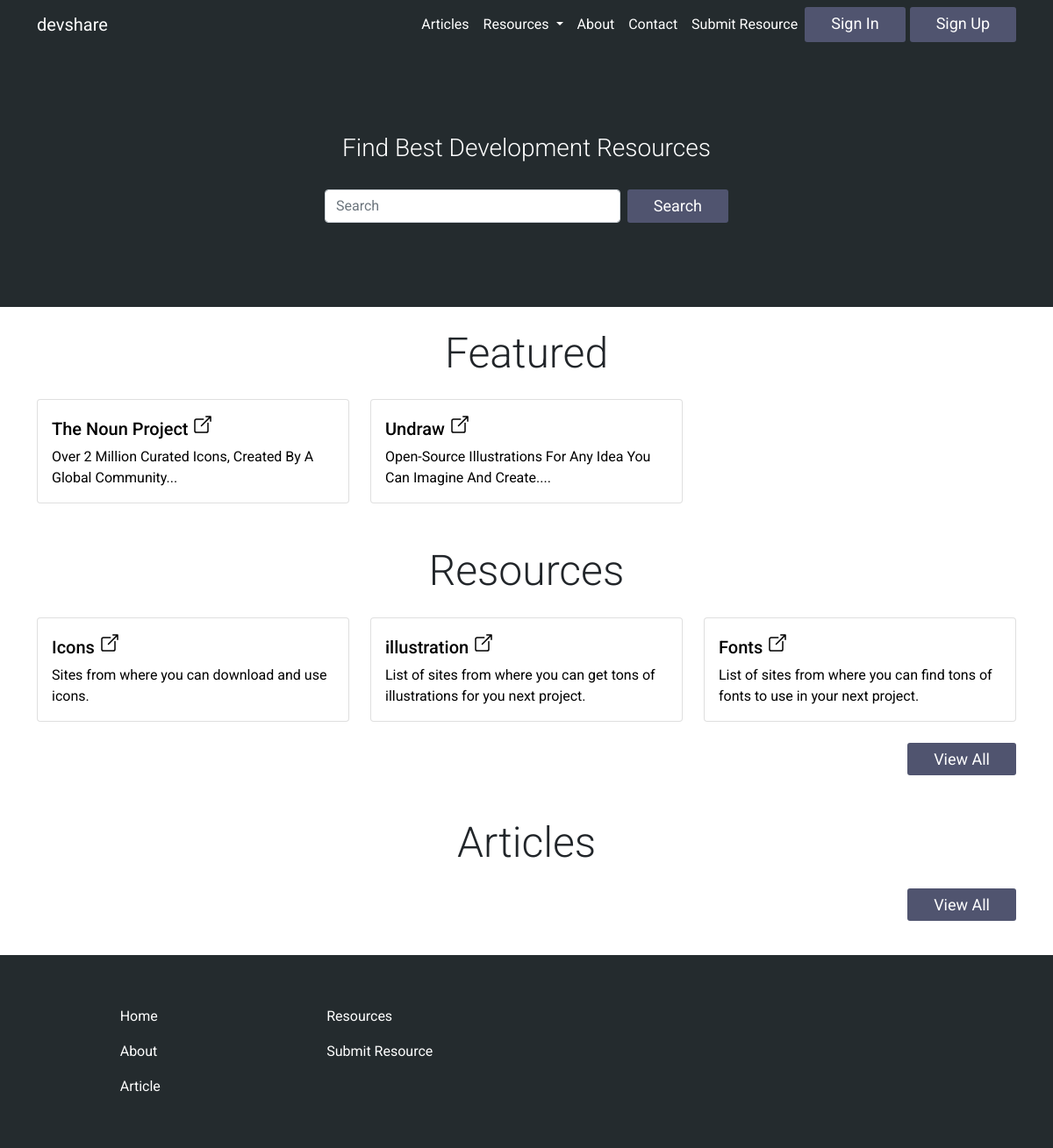
The page / on the database its author committed.
### resource/models.py (models this page shows, shortened)
class Resource(models.Model):
    resource_name = models.CharField(max_length=200)
    resource_slug = models.SlugField(max_length=200, unique=True)
    resource_category = models.ForeignKey(Category, on_delete=models.CASCADE, default=None)
    resource_link = models.URLField(max_length=10000, unique=True)
    resource_info = models.TextField()
    resource_posted_by = models.ForeignKey(User, on_delete=models.CASCADE)
    liked = models.ManyToManyField(User, blank=True, related_name='likes')
    is_featured = models.BooleanField(default=False)
    is_paid = models.BooleanField(default=False)
    on_homepage = models.BooleanField(default=False)
    posted_date = models.DateTimeField(auto_now_add=True)
    updated_on = models.DateTimeField(auto_now=True)
    class Meta:
        verbose_name = 'Resource'
        verbose_name_plural = 'Resource'

class Category(models.Model):
    category_name = models.CharField(max_length=50, unique=True)
    category_name_slug = models.SlugField(max_length=50, unique=True)
    category_info = models.CharField(max_length=500, default=None, blank=False)
    created_date = models.DateTimeField(auto_now_add=True)
    updated_on = models.DateTimeField(auto_now=True)
    class Meta:
        verbose_name = 'Category'
        verbose_name_plural = 'Category'
    def get_url(self):
         return reverse('resource_by_category', args=[self.category_name_slug])

### devshare/views.py (the view)
# urls.py: path('',views.home, name='home'),
def home(request):
    all_category = Category.objects.all()
    featured_reasource = Resource.objects.all().filter(is_featured = True)
    featured_article = Article.objects.all().filter(is_featured = True)
    context = {
        'all_category':all_category,
        'featured_reasource':featured_reasource,
        'featured_article': featured_article,
    }
    return render(request,'home.html',context)

### resource/context_processor.py (called while the page is built)
def menu_links(request):
    category_links = Category.objects.all()
    return dict(category_links = category_links)

### templates/home.html (shortened to what this page needs)
{% extends 'base.html' %}
{% block content %}
    <div class="display-5  text-center">Featured</div>
    <section class="featured-section mb-5 mx-auto clearfix">
      <div class="container">
        <div class="row">
          {% for featured in featured_reasource %}
          <div class="col-md-4 mt-4">
            <div class="card">
              <a href="{{featured.resource_link}}" class="text-decoration-none" style="color: #000;" target = "_blank">
                <div class="card-body">
                  <h5 class="card-title">{{featured.resource_name }} <span><ion-icon name="open-outline"></ion-icon></span></h5>
                  <p class="card-text">{{featured.resource_info |slice:":70" | safe }}...</p>
                </div>
              </a>
            </div>
          </div>
          {% endfor %}
        </div>
      </div>
    </section>
    <section class=" clearfix resources-section mb-5 mx-auto">
       <div class="display-5 mt-4 text-center ">Resources</div>
      <div class="container">
        <div class="row">
          {% for category in all_category %}
          <div class="col-md-4 mt-4">
            <div class="card">
              <a href="{% url 'resource_by_category' category.category_name_slug %}" class="text-decoration-none" style="color: #000;">
                <div class="card-body">
                  <h5 class="card-title">{{category.category_name }} <span><ion-icon name="open-outline"></ion-icon></span></h5>
                  <p class="card-text">{{category.category_info}}</p>
                </div>
              </a>
            </div>
          </div>
          {% endfor %}
        </div>
        <a href="{% url 'view_all_category' %}" class="primary-btn float-end mt-4 view-all">View All</a>
      </div>
    </section>
    <div class="clearfix display-5 mt-4 text-center ">Articles</div>
    <section class="resources-section mb-5 mx-auto">
      <div class="container">
        <a href="{% url 'article' %}" class="primary-btn float-end mt-4 view-all">View All</a>
      </div>
    </section>
{% endblock content %}

### devshare/static/CSS/style.css (style rules this page uses)
body { font-family: "Roboto", sans-serif; }
.primary-btn { all: unset; background-color: #50546f; padding: 5px 30px; font-size: 18px; border-radius: 3px; color: #fff; }
ion-icon { font-size: 24px; pointer-events: none; }

### rows shown on the page
Resource: resource_name "The Noun Project", resource_info "Over 2 Million Curated Icons, Created By A Global Community"
Resource: resource_name "Undraw", resource_info "Open-Source Illustrations For Any Idea You Can Imagine And Create."
Category: category_name "Icons", category_info "Sites from where you can download and use icons."
Category: category_name "illustration", category_info "List of sites from where you can get tons of illustrations for you next project."
Category: category_name "Fonts", category_info "List of sites from where you can find tons of fonts to use in your next project."
